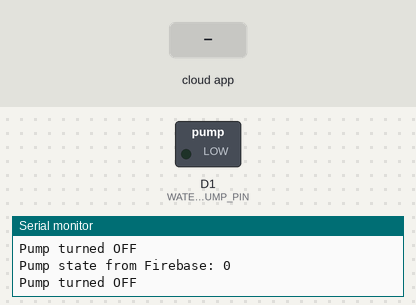
Recording of a sketch running on a simulated ESP8266 (NodeMCU). Parts: switched loads named in the sketch (green lamp = pin HIGH), the last lines printed to the serial monitor. The inputs (shaded band) are chosen by the test bench. WiFi joins after 1.5 s; servers stay silent unless stated; the Firebase database answers and starts empty.

Above: at 3.5 s.
3.6 s: the phone or cloud app sets pump_state to 1
At 4.3 s:
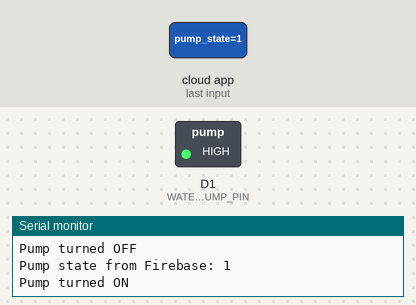
7.4 s: the phone or cloud app sets pump_state to 0
At 9.1 s:
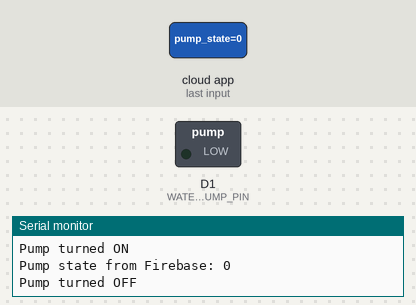
Timing chart, 0 to 10.6 s (numbered marks = the images above; inputs shaded):
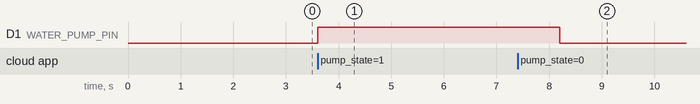

Measured:
- after the input at 3.6 s, D1 (WATER_PUMP_PIN): LOW → HIGH at once
- after the input at 7.4 s, D1 (WATER_PUMP_PIN): HIGH → LOW after 0.81 s

The sketch:

nodeMCU_AquaSense.ino
```cpp
#include <ESP8266WiFi.h>
#include <FirebaseESP8266.h>

// Firebase setup
#define WIFI_SSID "TIPIANS"
#define WIFI_PASSWORD ""
#define FIREBASE_HOST "aquasense-49bc0-default-rtdb.asia-southeast1.firebasedatabase.app"
#define FIREBASE_AUTH "lC4IyUTAd1MxXmQMNysTLTfZlHtqRCEt7GTcv91T"

// Set water pump control pin (D1 in this case)
#define WATER_PUMP_PIN D1

FirebaseConfig config;
FirebaseAuth auth;
FirebaseData firebaseData;

void setup() {
  Serial.begin(9600);
  WiFi.begin(WIFI_SSID, WIFI_PASSWORD);

  // Wait for WiFi connection
  while (WiFi.status() != WL_CONNECTED) {
    delay(1000);
    Serial.println("Connecting to WiFi...");
  }
  Serial.println("Connected to WiFi");

  config.host = FIREBASE_HOST;
  config.signer.tokens.legacy_token = FIREBASE_AUTH;
  Firebase.begin(&config, &auth);

  // Initialize water pump pin
  pinMode(WATER_PUMP_PIN, OUTPUT);
  digitalWrite(WATER_PUMP_PIN, LOW); // Initially set pump to OFF

  // Initialize water pump state in Firebase (set initial state to OFF)
  Firebase.setBool(firebaseData, "/pump_state", false);

  // Ensure pump state is fetched correctly
  if (Firebase.getBool(firebaseData, "/pump_state")) {
    bool pumpState = firebaseData.boolData();
    Serial.println("Initial pump state: " + String(pumpState));
    if (pumpState) {
      digitalWrite(WATER_PUMP_PIN, HIGH); // Turn on pump if initial state is true
      Serial.println("Pump turned ON");
    } else {
      digitalWrite(WATER_PUMP_PIN, LOW); // Keep pump OFF if initial state is false
      Serial.println("Pump turned OFF");
    }
  }
}

void loop() {
  // Check Firebase for pump control state
  if (Firebase.getBool(firebaseData, "/pump_state")) {
    bool pumpState = firebaseData.boolData();
    Serial.println("Pump state from Firebase: " + String(pumpState));
    if (pumpState) {
      digitalWrite(WATER_PUMP_PIN, HIGH); // Turn on pump
      Serial.println("Pump turned ON");
    } else {
      digitalWrite(WATER_PUMP_PIN, LOW); // Turn off pump
      Serial.println("Pump turned OFF");
    }
  }

  // Check if any data is available from serial input
  if (Serial.available()) {
    String data = Serial.readStringUntil('\n');
    Serial.println("Received: " + data);
    sendDataToFirebase(data);
  }

  delay(1000); // Loop delay to prevent continuous querying
}

void sendDataToFirebase(String data) {
  // Assuming data format: "Turbidity:10.5, pH:7.0, Temp:25.0C"
  int turbidityIndex = data.indexOf("Turbidity:");
  int pHIndex = data.indexOf("pH:");
  int tempIndex = data.indexOf("Temp:");

  // Extract values from the received data
  float turbidity = data.substring(turbidityIndex + 10, data.indexOf(",", turbidityIndex)).toFloat();
  float pH = data.substring(pHIndex + 3, data.indexOf(",", pHIndex)).toFloat();
  float temp = data.substring(tempIndex + 5, data.indexOf("C", tempIndex)).toFloat();

  // Only send data to Firebase if valid values are extracted (greater than 0)
  if (turbidity > 0.0 && pH > 0.0 && temp > 0.0) {
    // Prepare the Firebase JSON structure with the desired format
    String timestamp = getTimestamp(); // You can get the timestamp dynamically if needed

    FirebaseJson sensorDataJson;

    FirebaseJson turbidityJson;
    turbidityJson.set("timestamp", timestamp);
    turbidityJson.set("value", String(turbidity));

    FirebaseJson pHJson;
    pHJson.set("timestamp", timestamp);
    pHJson.set("value", String(pH));

    FirebaseJson temperatureJson;
    temperatureJson.set("timestamp", timestamp);
    temperatureJson.set("value", String(temp));

    // Add sensor data to the main JSON object
    sensorDataJson.set("turbidity", turbidityJson);
    sensorDataJson.set("ph_level", pHJson);
    sensorDataJson.set("temperature", temperatureJson);

    // Send data to Firebase
    Serial.println("\nSending data to Firebase...");
    if (Firebase.set(firebaseData, "/sensor_data", sensorDataJson)) {
      Serial.println("Sensor data sent to Firebase successfully.");
    } else {
      Serial.println("Failed to send sensor data to Firebase!");
      Serial.println("Error: " + firebaseData.errorReason());
    }
  }
}

// Placeholder function for timestamp (can be replaced with actual time fetching)
String getTimestamp() {
  return "2024-12-08 10:00:00"; // Example timestamp
}
```
